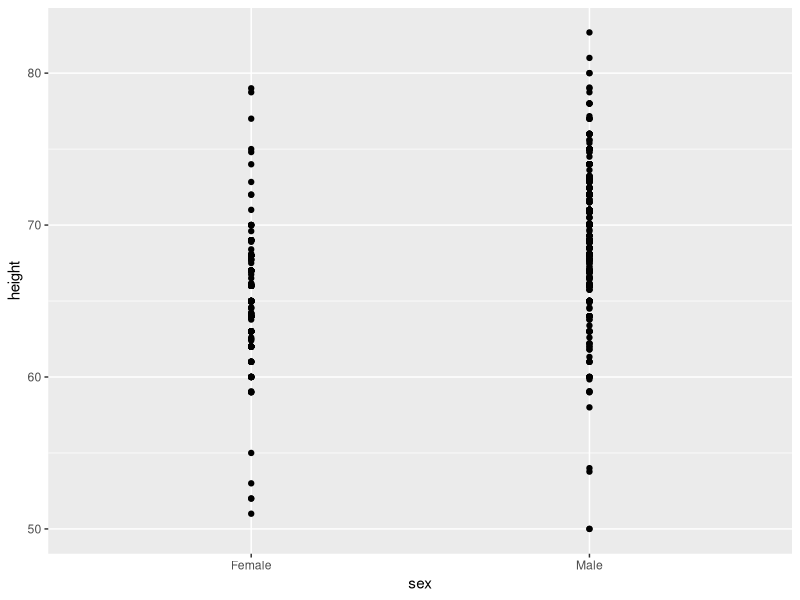
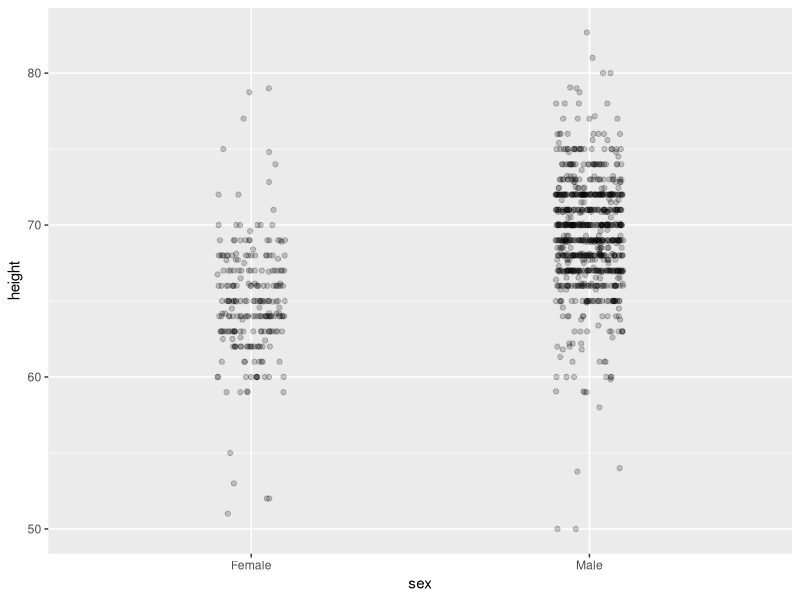
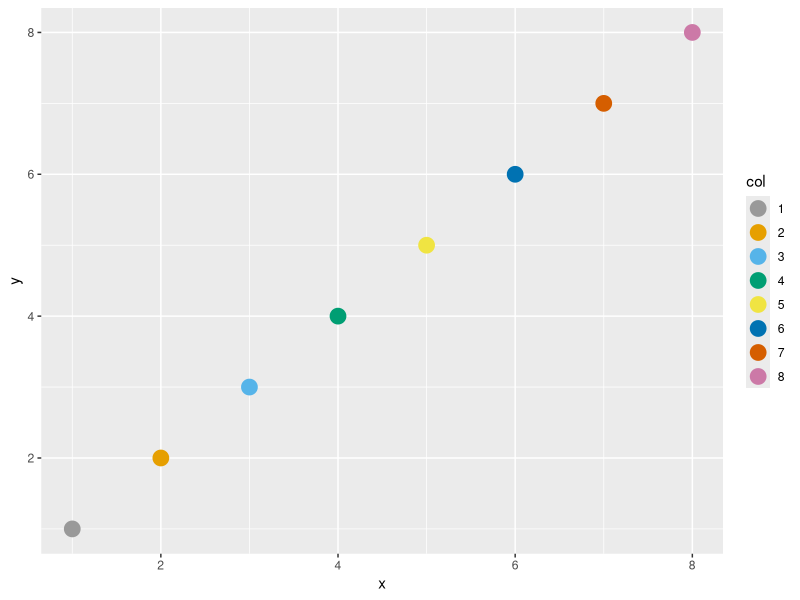

Reproduce these figures in R, in order.
library(dslabs)
library(dplyr)
library(tidyverse)
data("heights")

# dot plot showing the data
heights %>% ggplot(aes(sex, height)) + geom_point()

# jittered, alpha blended point plot
heights %>% ggplot(aes(sex, height)) + geom_jitter(width = 0.1, alpha = 0.2)

color_blind_friendly_cols <- c("#999999", "#E69F00", "#56B4E9", "#009E73", "#F0E442", "#0072B2", "#D55E00", "#CC79A7")

p1 <- data.frame(x = 1:8, y = 1:8, col = as.character(1:8)) %>%
  ggplot(aes(x, y, color = col)) +
  geom_point(size = 5)
p1 + scale_color_manual(values = color_blind_friendly_cols)
